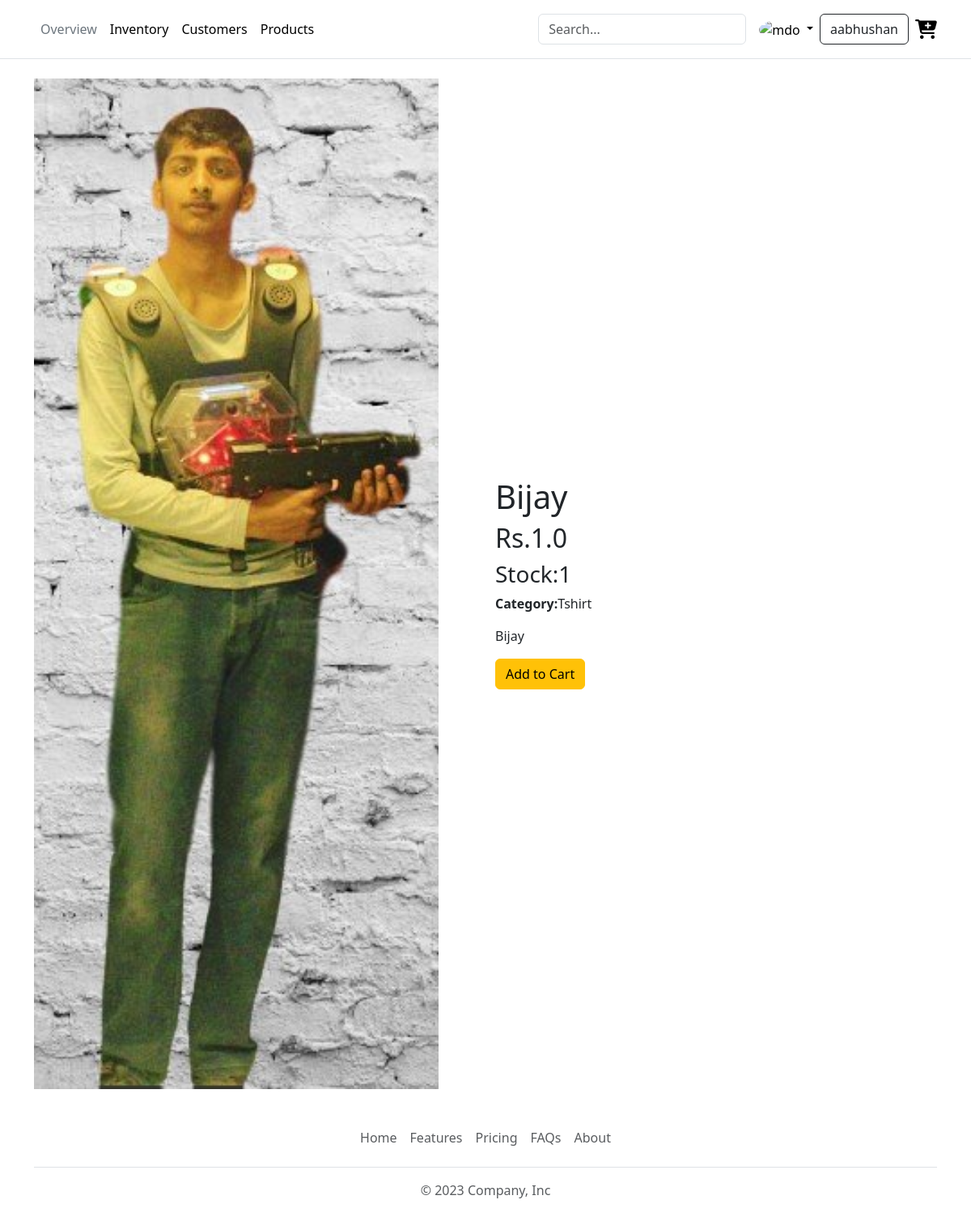
Page /productdetails/18 (signed in) on the committed database.
### product/models.py (models this page shows, shortened)
class Product(models.Model):
    product_name = models.CharField(max_length=255, null=True)
    product_price = models.FloatField()
    stock = models.IntegerField()
    product_description = models.TextField()
    product_image = models.FileField(upload_to="static/uploads", null=True)
    created_at = models.DateTimeField(auto_now_add=True, null=True)
    category = models.ForeignKey(Category, on_delete=models.CASCADE, null=True)

class Category(models.Model):
    category_name = models.CharField(max_length=255, null=True, unique=True)
    created_at = models.DateTimeField(auto_now_add=True, null=True)
    def __str__(self):
        return self.category_name

### userspage/views.py (the view)
# urls.py: path("productdetails/<int:product_id>", product_details),
def product_details(request, product_id):
    product = Product.objects.get(id=product_id)
    context = {
        "product": product,
    }
    return render(request, "users/productdetails.html", context)

### userspage/templates/users/productdetails.html (shortened to what this page needs)
{% extends 'layouts.html' %}
{% load static %}
{% block main_content %}
{% include 'users/header.html' %}
<div class="container my-4">
    <div class="row d-flex justify-content-between align-items-center">
        <div class="col-md-4">
            <img src="/{{product.product_image}}" alt="{{product.product_name}}" width="500">
        </div>
        <div class="col-md-6">
            <h1>{{product.product_name}}</h1>
            <h2>Rs.{{product.product_price}}</h2>
            <h3>Stock:{{product.stock}}</h3>
            <p><strong>Category:</strong>{{product.category}}</p>
            <p>{{product.product_description}}</p>
            <div className="my-3">
                <a href="/addtocart/{{product.id}}"><button class="btn btn-warning">
                        Add to Cart
                    </button>
                </a>
            </div>
        </div>
    </div>
</div>
{% include 'users/footer.html' %}
{% endblock %}

### userspage/templates/users/header.html (shortened to what this page needs)
{% load static %}
<header class="p-3 mb-3 border-bottom">
    <div class="container">
        <div class="d-flex flex-wrap align-items-center justify-content-center justify-content-lg-start">
            <ul class="nav col-12 col-lg-auto me-lg-auto mb-2 justify-content-center mb-md-0">
                <li><a href="/" class="nav-link px-2 link-secondary">Overview</a></li>
                <li><a href="#" class="nav-link px-2 link-body-emphasis">Inventory</a></li>
                <li><a href="#" class="nav-link px-2 link-body-emphasis">Customers</a></li>
                <li><a href="/productlist" class="nav-link px-2 link-body-emphasis">Products</a></li>
            </ul>
            <form class="col-12 col-lg-auto mb-3 mb-lg-0 me-lg-3" role="search">
                <input type="search" class="form-control" placeholder="Search..." aria-label="Search">
            </form>
            {% if user.is_authenticated %}
            <div class="dropdown text-end">
                <a href="#" class="d-block link-body-emphasis text-decoration-none dropdown-toggle"
                    data-bs-toggle="dropdown" aria-expanded="false">
                    <img src="{% static 'images/aabu.jpg' %}" alt="mdo" width="32" height="32" class="rounded-circle">
                </a>
            </div>
            <a href="#" class="btn btn-outline-dark mx-2">{{user.username}}</a>
            <a href="/cart"><i class="fa-solid fa-cart-plus fa-xl" style="color: #000000;"></i></a>
            {% else %}
            <a href="/login"><button class="btn btn-success">Login</button></a>
            <a href="/register"><button class="btn btn-success mx-3">Register</button></a>
            {% endif %}
        </div>
    </div>
</header>

### rows in the picture
Product: product_image (picture), product_name "Bijay", product_price "1.0", stock "1", category "Tshirt", product_description "Bijay"

### other values in the picture
{{ user.username }} "aabhushan"
